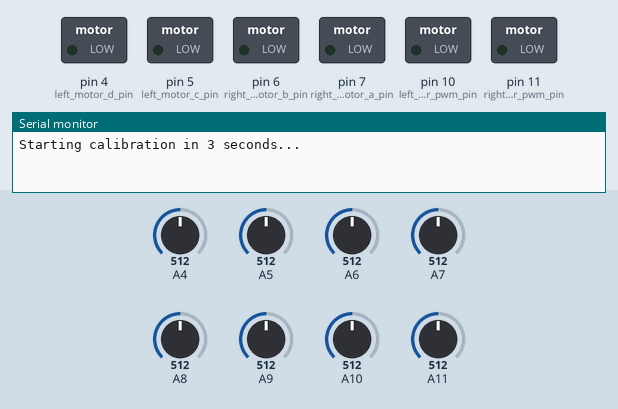
Simulated run of this sketch. Board: Arduino Mega 2560, built with avr-gcc and run on an emulated ATmega2560. Parts: switched loads named in the sketch (green lamp = pin HIGH), the last lines printed to the serial monitor. Inputs (shaded band) come from the test bench; at power-on: A4 = 512, A5 = 512, A6 = 512, A7 = 512, A8 = 512, A9 = 512, A10 = 512, A11 = 512.

Above: at 0.1 s.
At 3.1 s:
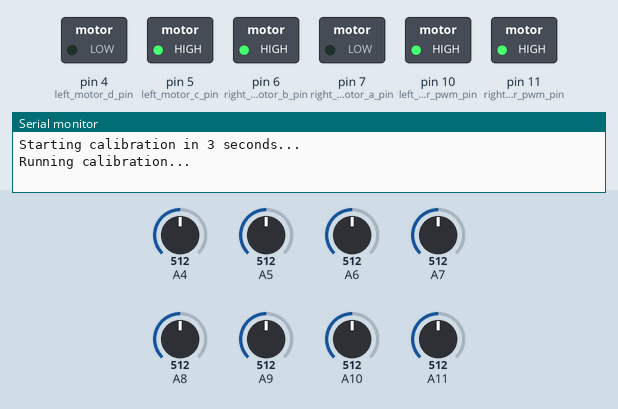
At 53.1 s:
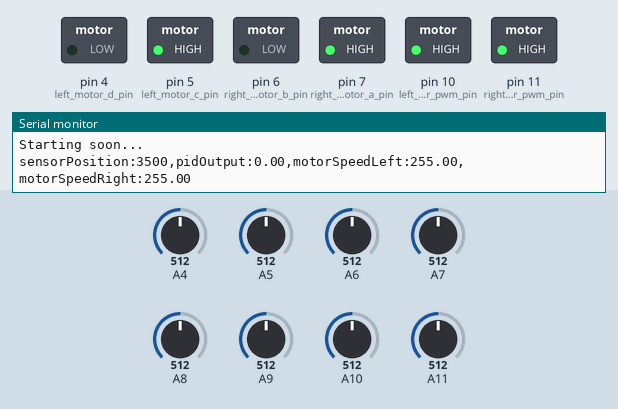
Timing chart, 0 to 54.6 s (numbered marks = the images above):
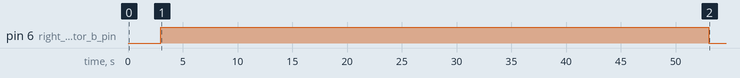

Measured:
- by itself, pin 6 (right_motor_b_pin): HIGH → LOW at 53.0 s

The sketch:

line_follower.ino
```cpp
uint16_t sensorPosition = 0;

void setup() {
  setup_serial();
  setup_motors();

  Serial.println("");
  Serial.println("");
  Serial.println("Starting calibration in 3 seconds...");
  delay(3000);

  Serial.println("Running calibration...");
  spin_calibration();

  Serial.println("Searching for black line...");
  search_black_line(false);

  Serial.println("Setting up PID...");
  setup_pid();

  Serial.println("Starting soon...");
}

void loop() {
  run_pid();
  run_serial_logger();
}
```

motor.ino
```cpp
const int right_motor_a_pin = 7;     //IN1
const int right_motor_b_pin = 6;     //IN2
const int right_motor_pwm_pin = 11;  //ENA

const int left_motor_c_pin = 5;     //IN3
const int left_motor_d_pin = 4;     //IN4
const int left_motor_pwm_pin = 10;  //ENB

void setup_motors() {
  pinMode(right_motor_a_pin, OUTPUT);
  digitalWrite(right_motor_a_pin, LOW);
  pinMode(right_motor_b_pin, OUTPUT);
  digitalWrite(right_motor_b_pin, LOW);
  pinMode(right_motor_pwm_pin, OUTPUT);
  analogWrite(right_motor_pwm_pin, 0);

  pinMode(left_motor_c_pin, OUTPUT);
  digitalWrite(left_motor_c_pin, LOW);
  pinMode(left_motor_d_pin, OUTPUT);
  digitalWrite(left_motor_d_pin, LOW);
  pinMode(left_motor_pwm_pin, OUTPUT);
  analogWrite(left_motor_pwm_pin, 0);
}

// 0-255
void drive_forward(int left_motor_pwm, int right_motor_pwm) {
  digitalWrite(right_motor_a_pin, HIGH);
  digitalWrite(left_motor_c_pin, HIGH);
  digitalWrite(right_motor_b_pin, LOW);
  digitalWrite(left_motor_d_pin, LOW);

  analogWrite(right_motor_pwm_pin, right_motor_pwm);
  analogWrite(left_motor_pwm_pin, left_motor_pwm);
}

// 0-255
void drive_backwards(int left_motor_pwm, int right_motor_pwm) {
  digitalWrite(right_motor_b_pin, HIGH);
  digitalWrite(left_motor_d_pin, HIGH);
  digitalWrite(right_motor_a_pin, LOW);
  digitalWrite(left_motor_c_pin, LOW);

  analogWrite(right_motor_pwm_pin, right_motor_pwm);
  analogWrite(left_motor_pwm_pin, left_motor_pwm);
}

void drive_spin(bool turn_left, int left_motor_pwm, int right_motor_pwm) {
  if (turn_left) {
    digitalWrite(right_motor_a_pin, HIGH);
    digitalWrite(left_motor_c_pin, LOW);
    digitalWrite(right_motor_b_pin, LOW);
    digitalWrite(left_motor_d_pin, HIGH);
  } else {
    digitalWrite(right_motor_a_pin, LOW);
    digitalWrite(left_motor_c_pin, HIGH);
    digitalWrite(right_motor_b_pin, HIGH);
    digitalWrite(left_motor_d_pin, LOW);
  }

  analogWrite(right_motor_pwm_pin, right_motor_pwm);
  analogWrite(left_motor_pwm_pin, left_motor_pwm);
}

void drive_break() {
  digitalWrite(right_motor_b_pin, HIGH);
  digitalWrite(left_motor_d_pin, HIGH);
  digitalWrite(right_motor_a_pin, HIGH);
  digitalWrite(left_motor_c_pin, HIGH);

  analogWrite(right_motor_pwm_pin, 0);
  analogWrite(left_motor_pwm_pin, 0);
}
```

pid.ino
```cpp
// Tuning PID: https://robotresearchlab.com/2019/02/16/pid-line-follower-tuning/


#include "ArduPID.h"

ArduPID myController;

double input = 0;
double output = 0;

// Arbitrary setpoint and gains - adjust these as fit for your project:
double setpoint = 3500;
double p = 0.0729;
double i = 0.1;
double d = 1;

double baseSpeed = 200;  // The minimum output to send (plus or minus)
double maxSpeed = 255;
double motorSpeedLeft = 0, motorSpeedRight = 0;

unsigned long timer = 0;
unsigned long timerInterval = 10;

void setup_pid() {
  myController.begin(&input, &output, &setpoint, p, i, d);
  //myController.reverse();
  myController.setSampleTime(10);  // OPTIONAL - will ensure at least 10ms have past between successful compute() calls
  myController.setOutputLimits(-maxSpeed, maxSpeed);
  myController.setBias(0);
  //myController.setWindUpLimits(-10, 10); // Groth bounds for the integral term to prevent integral wind-up

  myController.start();
}

void spin_calibration() {
  drive_spin(false, 255, 255);
  setup_reflectance_sensor();
}

void search_black_line(bool turn_left) {
  drive_spin(turn_left, 200, 200);
  reflectance_block_until_black_line();
  drive_break();
}

void run_pid() {
  if (millis() - timer >= timerInterval) {

    run_black_line_detection();
    input = sensorPosition;

    if (input == 0) {
      search_black_line(true);
    } else if (input == 7000) {
      search_black_line(false);
    } else {
      myController.compute();

      // Serial.print(" - ");
      // Serial.print(output);
      // Serial.println(" pwm");

      if (output < 0) {  // turn right
        motorSpeedLeft = maxSpeed;
        motorSpeedRight = maxSpeed + output;
        if (motorSpeedRight < baseSpeed) {
          motorSpeedRight = baseSpeed;
        }
        drive_forward(motorSpeedLeft, motorSpeedRight);
      } else {  // turn left
        motorSpeedLeft = maxSpeed - output;
        motorSpeedRight = maxSpeed;
        if (motorSpeedLeft < baseSpeed) {
          motorSpeedLeft = baseSpeed;
        }
        drive_forward(motorSpeedLeft, motorSpeedRight);
      }
    }
    // myController.debug(&Serial, "myController", PRINT_INPUT |     // Can include or comment out any of these terms to print
    //                                               PRINT_OUTPUT |  // in the Serial plotter
    //                                               PRINT_SETPOINT | PRINT_BIAS | PRINT_P | PRINT_I | PRINT_D);

    timer = millis();
  }
}
```

reflectance_sensor.ino
```cpp
#include <QTRSensors.h>

QTRSensors qtr;

const uint8_t SensorCount = 8;
uint16_t sensorValues[SensorCount];


void setup_reflectance_sensor() {
  // configure the sensors
  qtr.setTypeAnalog();
  qtr.setSensorPins((const uint8_t[]){ A4, A5, A6, A7, A8, A9, A10, A11 }, SensorCount);

  calibrate_reflectance_sensor();

  for (uint8_t i = 0; i < SensorCount; i++) {
    Serial.print(qtr.calibrationOn.minimum[i]);
    Serial.print(' ');
  }
  Serial.println();

  // print the calibration maximum values measured when emitters were on
  for (uint8_t i = 0; i < SensorCount; i++) {
    Serial.print(qtr.calibrationOn.maximum[i]);
    Serial.print(' ');
  }
  Serial.println();
}

void calibrate_reflectance_sensor() {
  for (uint16_t i = 0; i < 2000; i++) {
    qtr.calibrate();
  }
  delay(10);
}

void reflectance_block_until_black_line() {
  while (sensorPosition <= 3000 || sensorPosition >= 4000) {
    run_black_line_detection();
    delay(1);
  }
}

void run_black_line_detection() {
  sensorPosition = qtr.readLineBlack(sensorValues);
}

void print_sensor_values() {
  for (uint8_t i = 0; i < SensorCount; i++) {
    Serial.print(",Sensor");
    Serial.print(i + 1);
    Serial.print(":");
    Serial.print(sensorValues[i]);
  }
  Serial.println("");
}
```

serial.ino
```cpp
uint32_t serialRateTimer;
uint32_t serialRateTarget = 75;  //milliseconds


void setup_serial() {
  Serial.begin(115200);
  serialRateTimer = millis();
}

void run_serial_logger() {
  if (millis() - serialRateTimer > serialRateTarget) {

    Serial.print("sensorPosition:");
    Serial.print(sensorPosition);
    Serial.print(",pidOutput:");
    Serial.print(output);
    Serial.print(",motorSpeedLeft:");
    Serial.print(motorSpeedLeft);
    Serial.print(",motorSpeedRight:");
    Serial.print(motorSpeedRight);

    Serial.println("");
    serialRateTimer = millis();  // Update timer when last executed
  }
}
```
